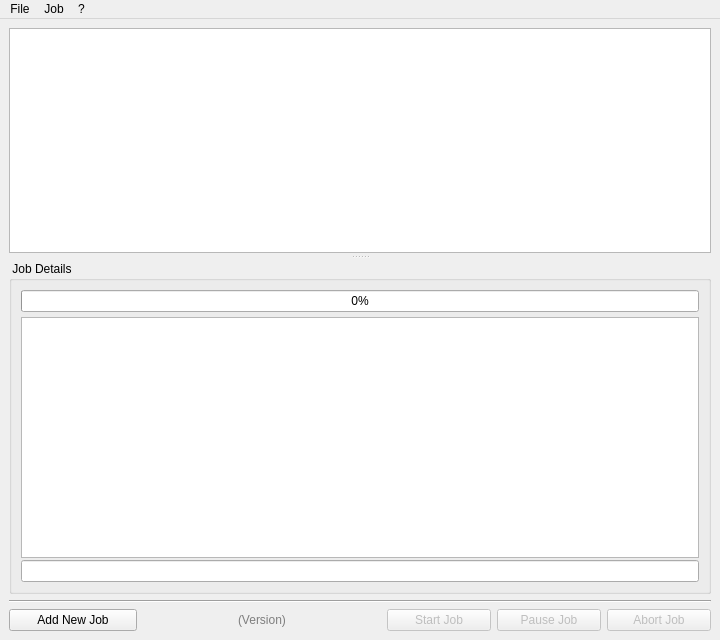
<?xml version="1.0" encoding="UTF-8"?>
<ui version="4.0">
 <class>MainWindow</class>
 <widget class="QMainWindow" name="MainWindow">
  <property name="geometry">
   <rect>
    <x>0</x>
    <y>0</y>
    <width>720</width>
    <height>640</height>
   </rect>
  </property>
  <property name="windowTitle">
   <string>Simple x264 Launcher</string>
  </property>
  <widget class="QWidget" name="centralwidget">
   <layout class="QVBoxLayout" name="verticalLayout">
    <item>
     <widget class="QSplitter" name="splitter">
      <property name="orientation">
       <enum>Qt::Vertical</enum>
      </property>
      <property name="opaqueResize">
       <bool>false</bool>
      </property>
      <property name="handleWidth">
       <number>8</number>
      </property>
      <property name="childrenCollapsible">
       <bool>false</bool>
      </property>
      <widget class="QTableView" name="jobsView">
       <property name="focusPolicy">
        <enum>Qt::StrongFocus</enum>
       </property>
       <property name="contextMenuPolicy">
        <enum>Qt::ActionsContextMenu</enum>
       </property>
       <property name="alternatingRowColors">
        <bool>false</bool>
       </property>
       <property name="selectionMode">
        <enum>QAbstractItemView::SingleSelection</enum>
       </property>
       <property name="selectionBehavior">
        <enum>QAbstractItemView::SelectRows</enum>
       </property>
       <property name="wordWrap">
        <bool>false</bool>
       </property>
       <property name="cornerButtonEnabled">
        <bool>false</bool>
       </property>
       <attribute name="horizontalHeaderVisible">
        <bool>true</bool>
       </attribute>
       <attribute name="horizontalHeaderHighlightSections">
        <bool>false</bool>
       </attribute>
       <attribute name="verticalHeaderVisible">
        <bool>false</bool>
       </attribute>
      </widget>
      <widget class="QGroupBox" name="groupBox">
       <property name="title">
        <string> Job Details </string>
       </property>
       <layout class="QVBoxLayout" name="verticalLayout_2">
        <property name="spacing">
         <number>2</number>
        </property>
        <item>
         <widget class="QProgressBar" name="progressBar">
          <property name="mouseTracking">
           <bool>false</bool>
          </property>
          <property name="focusPolicy">
           <enum>Qt::StrongFocus</enum>
          </property>
          <property name="value">
           <number>0</number>
          </property>
          <property name="alignment">
           <set>Qt::AlignCenter</set>
          </property>
         </widget>
        </item>
        <item>
         <spacer name="verticalSpacer">
          <property name="orientation">
           <enum>Qt::Vertical</enum>
          </property>
          <property name="sizeType">
           <enum>QSizePolicy::Fixed</enum>
          </property>
          <property name="sizeHint" stdset="0">
           <size>
            <width>20</width>
            <height>3</height>
           </size>
          </property>
         </spacer>
        </item>
        <item>
         <widget class="QListView" name="logView">
          <property name="font">
           <font>
            <family>Lucida Console</family>
           </font>
          </property>
          <property name="contextMenuPolicy">
           <enum>Qt::ActionsContextMenu</enum>
          </property>
          <property name="horizontalScrollBarPolicy">
           <enum>Qt::ScrollBarAlwaysOff</enum>
          </property>
          <property name="selectionMode">
           <enum>QAbstractItemView::NoSelection</enum>
          </property>
          <property name="selectionBehavior">
           <enum>QAbstractItemView::SelectRows</enum>
          </property>
         </widget>
        </item>
        <item>
         <widget class="QLineEdit" name="editDetails">
          <property name="font">
           <font>
            <weight>75</weight>
            <bold>true</bold>
           </font>
          </property>
          <property name="readOnly">
           <bool>true</bool>
          </property>
         </widget>
        </item>
       </layout>
      </widget>
     </widget>
    </item>
    <item>
     <widget class="QFrame" name="frame">
      <property name="frameShape">
       <enum>QFrame::HLine</enum>
      </property>
      <property name="frameShadow">
       <enum>QFrame::Sunken</enum>
      </property>
     </widget>
    </item>
    <item>
     <layout class="QHBoxLayout" name="horizontalLayout">
      <item>
       <widget class="QPushButton" name="buttonAddJob">
        <property name="minimumSize">
         <size>
          <width>128</width>
          <height>0</height>
         </size>
        </property>
        <property name="text">
         <string>Add New Job</string>
        </property>
        <property name="icon">
         <iconset resource="../res/resources.qrc">
          <normaloff>:/buttons/add.png</normaloff>:/buttons/add.png</iconset>
        </property>
       </widget>
      </item>
      <item>
       <spacer name="horizontalSpacer">
        <property name="orientation">
         <enum>Qt::Horizontal</enum>
        </property>
        <property name="sizeHint" stdset="0">
         <size>
          <width>40</width>
          <height>20</height>
         </size>
        </property>
       </spacer>
      </item>
      <item>
       <widget class="QLabel" name="labelBuildDate">
        <property name="palette">
         <palette>
          <active>
           <colorrole role="WindowText">
            <brush brushstyle="SolidPattern">
             <color alpha="255">
              <red>126</red>
              <green>126</green>
              <blue>126</blue>
             </color>
            </brush>
           </colorrole>
          </active>
          <inactive>
           <colorrole role="WindowText">
            <brush brushstyle="SolidPattern">
             <color alpha="255">
              <red>126</red>
              <green>126</green>
              <blue>126</blue>
             </color>
            </brush>
           </colorrole>
          </inactive>
          <disabled>
           <colorrole role="WindowText">
            <brush brushstyle="SolidPattern">
             <color alpha="255">
              <red>120</red>
              <green>120</green>
              <blue>120</blue>
             </color>
            </brush>
           </colorrole>
          </disabled>
         </palette>
        </property>
        <property name="cursor">
         <cursorShape>WhatsThisCursor</cursorShape>
        </property>
        <property name="text">
         <string>(Version)</string>
        </property>
       </widget>
      </item>
      <item>
       <spacer name="horizontalSpacer_2">
        <property name="orientation">
         <enum>Qt::Horizontal</enum>
        </property>
        <property name="sizeHint" stdset="0">
         <size>
          <width>40</width>
          <height>20</height>
         </size>
        </property>
       </spacer>
      </item>
      <item>
       <widget class="QPushButton" name="buttonStartJob">
        <property name="enabled">
         <bool>false</bool>
        </property>
        <property name="minimumSize">
         <size>
          <width>104</width>
          <height>0</height>
         </size>
        </property>
        <property name="text">
         <string>Start Job</string>
        </property>
        <property name="icon">
         <iconset resource="../res/resources.qrc">
          <normaloff>:/buttons/play_big.png</normaloff>:/buttons/play_big.png</iconset>
        </property>
       </widget>
      </item>
      <item>
       <widget class="QPushButton" name="buttonPauseJob">
        <property name="enabled">
         <bool>false</bool>
        </property>
        <property name="minimumSize">
         <size>
          <width>104</width>
          <height>0</height>
         </size>
        </property>
        <property name="text">
         <string>Pause Job</string>
        </property>
        <property name="icon">
         <iconset resource="../res/resources.qrc">
          <normaloff>:/buttons/pause.png</normaloff>:/buttons/pause.png</iconset>
        </property>
        <property name="checkable">
         <bool>true</bool>
        </property>
       </widget>
      </item>
      <item>
       <widget class="QPushButton" name="buttonAbortJob">
        <property name="enabled">
         <bool>false</bool>
        </property>
        <property name="minimumSize">
         <size>
          <width>104</width>
          <height>0</height>
         </size>
        </property>
        <property name="text">
         <string>Abort Job</string>
        </property>
        <property name="icon">
         <iconset resource="../res/resources.qrc">
          <normaloff>:/buttons/cancel.png</normaloff>:/buttons/cancel.png</iconset>
        </property>
       </widget>
      </item>
     </layout>
    </item>
   </layout>
  </widget>
  <widget class="QMenuBar" name="menubar">
   <property name="geometry">
    <rect>
     <x>0</x>
     <y>0</y>
     <width>720</width>
     <height>21</height>
    </rect>
   </property>
   <widget class="QMenu" name="menuFile">
    <property name="title">
     <string>File</string>
    </property>
    <addaction name="actionOpen"/>
    <addaction name="separator"/>
    <addaction name="actionPreferences"/>
    <addaction name="separator"/>
    <addaction name="actionExit"/>
   </widget>
   <widget class="QMenu" name="menu">
    <property name="title">
     <string>?</string>
    </property>
    <widget class="QMenu" name="menuDownloadX264">
     <property name="title">
      <string>Download x264 Binaries</string>
     </property>
     <property name="icon">
      <iconset resource="../res/resources.qrc">
       <normaloff>:/buttons/setup.png</normaloff>:/buttons/setup.png</iconset>
     </property>
     <addaction name="actionWebVideoLAN"/>
     <addaction name="actionWebKomisar"/>
     <addaction name="actionWebJEEB"/>
    </widget>
    <widget class="QMenu" name="menuDownloadAvisynth">
     <property name="title">
      <string>Download Avisynth</string>
     </property>
     <property name="icon">
      <iconset resource="../res/resources.qrc">
       <normaloff>:/buttons/setup.png</normaloff>:/buttons/setup.png</iconset>
     </property>
     <addaction name="actionWebAvisynth32"/>
     <addaction name="actionWebAvisynth64"/>
    </widget>
    <addaction name="actionWebMulder"/>
    <addaction name="actionWebX264"/>
    <addaction name="actionWebSupport"/>
    <addaction name="separator"/>
    <addaction name="menuDownloadX264"/>
    <addaction name="menuDownloadAvisynth"/>
    <addaction name="actionWebVapourSynth"/>
    <addaction name="separator"/>
    <addaction name="actionWebWiki"/>
    <addaction name="actionWebBluRay"/>
    <addaction name="actionWebAvsWiki"/>
    <addaction name="actionWebVapourSynthDocs"/>
    <addaction name="actionWebSecret"/>
    <addaction name="separator"/>
    <addaction name="actionAbout"/>
   </widget>
   <widget class="QMenu" name="menuJob">
    <property name="title">
     <string>Job</string>
    </property>
    <addaction name="actionJob_New"/>
    <addaction name="separator"/>
    <addaction name="actionJob_Start"/>
    <addaction name="actionJob_Pause"/>
    <addaction name="actionJob_Abort"/>
    <addaction name="separator"/>
    <addaction name="actionJob_Browse"/>
    <addaction name="actionJob_Delete"/>
    <addaction name="actionJob_Restart"/>
   </widget>
   <addaction name="menuFile"/>
   <addaction name="menuJob"/>
   <addaction name="menu"/>
  </widget>
  <action name="actionExit">
   <property name="icon">
    <iconset resource="../res/resources.qrc">
     <normaloff>:/buttons/door_in.png</normaloff>:/buttons/door_in.png</iconset>
   </property>
   <property name="text">
    <string>Exit</string>
   </property>
  </action>
  <action name="actionAbout">
   <property name="icon">
    <iconset resource="../res/resources.qrc">
     <normaloff>:/buttons/information.png</normaloff>:/buttons/information.png</iconset>
   </property>
   <property name="text">
    <string>About...</string>
   </property>
  </action>
  <action name="actionWebMulder">
   <property name="icon">
    <iconset resource="../res/resources.qrc">
     <normaloff>:/buttons/world_link.png</normaloff>:/buttons/world_link.png</iconset>
   </property>
   <property name="text">
    <string>MuldeR's Web-Site</string>
   </property>
  </action>
  <action name="actionWebX264">
   <property name="icon">
    <iconset resource="../res/resources.qrc">
     <normaloff>:/buttons/x264.png</normaloff>:/buttons/x264.png</iconset>
   </property>
   <property name="text">
    <string>Official x264 Web-Site</string>
   </property>
  </action>
  <action name="actionWebKomisar">
   <property name="icon">
    <iconset resource="../res/resources.qrc">
     <normaloff>:/buttons/world_link.png</normaloff>:/buttons/world_link.png</iconset>
   </property>
   <property name="text">
    <string>Komisar's Web-Site</string>
   </property>
  </action>
  <action name="actionWebVideoLAN">
   <property name="icon">
    <iconset resource="../res/resources.qrc">
     <normaloff>:/buttons/world_link.png</normaloff>:/buttons/world_link.png</iconset>
   </property>
   <property name="text">
    <string>VideoLAN Builds</string>
   </property>
  </action>
  <action name="actionWebWiki">
   <property name="icon">
    <iconset resource="../res/resources.qrc">
     <normaloff>:/buttons/book_open.png</normaloff>:/buttons/book_open.png</iconset>
   </property>
   <property name="text">
    <string>MeWiki - x264 Settings</string>
   </property>
  </action>
  <action name="actionWebBluRay">
   <property name="icon">
    <iconset resource="../res/resources.qrc">
     <normaloff>:/buttons/book_open.png</normaloff>:/buttons/book_open.png</iconset>
   </property>
   <property name="text">
    <string>x264 BluRay Authoring</string>
   </property>
  </action>
  <action name="actionJob_New">
   <property name="icon">
    <iconset resource="../res/resources.qrc">
     <normaloff>:/buttons/add.png</normaloff>:/buttons/add.png</iconset>
   </property>
   <property name="text">
    <string>Create Job</string>
   </property>
  </action>
  <action name="actionJob_Start">
   <property name="enabled">
    <bool>false</bool>
   </property>
   <property name="icon">
    <iconset resource="../res/resources.qrc">
     <normaloff>:/buttons/play_big.png</normaloff>:/buttons/play_big.png</iconset>
   </property>
   <property name="text">
    <string>Start Job</string>
   </property>
  </action>
  <action name="actionJob_Abort">
   <property name="enabled">
    <bool>false</bool>
   </property>
   <property name="icon">
    <iconset resource="../res/resources.qrc">
     <normaloff>:/buttons/cancel.png</normaloff>:/buttons/cancel.png</iconset>
   </property>
   <property name="text">
    <string>Abort Job</string>
   </property>
  </action>
  <action name="actionJob_Pause">
   <property name="checkable">
    <bool>true</bool>
   </property>
   <property name="enabled">
    <bool>false</bool>
   </property>
   <property name="icon">
    <iconset resource="../res/resources.qrc">
     <normaloff>:/buttons/pause.png</normaloff>:/buttons/pause.png</iconset>
   </property>
   <property name="text">
    <string>Pause Job</string>
   </property>
  </action>
  <action name="actionPreferences">
   <property name="icon">
    <iconset resource="../res/resources.qrc">
     <normaloff>:/buttons/wrench.png</normaloff>:/buttons/wrench.png</iconset>
   </property>
   <property name="text">
    <string>Preferences</string>
   </property>
  </action>
  <action name="actionJob_Delete">
   <property name="enabled">
    <bool>false</bool>
   </property>
   <property name="icon">
    <iconset resource="../res/resources.qrc">
     <normaloff>:/buttons/trash.png</normaloff>:/buttons/trash.png</iconset>
   </property>
   <property name="text">
    <string>Delete Job</string>
   </property>
  </action>
  <action name="actionJob_Browse">
   <property name="enabled">
    <bool>false</bool>
   </property>
   <property name="icon">
    <iconset resource="../res/resources.qrc">
     <normaloff>:/buttons/folder_magnify.png</normaloff>:/buttons/folder_magnify.png</iconset>
   </property>
   <property name="text">
    <string>Explore Job</string>
   </property>
  </action>
  <action name="actionWebAvisynth32">
   <property name="icon">
    <iconset resource="../res/resources.qrc">
     <normaloff>:/buttons/world_link.png</normaloff>:/buttons/world_link.png</iconset>
   </property>
   <property name="text">
    <string>32-Bit Avisynth (Stable)</string>
   </property>
  </action>
  <action name="actionWebAvisynth64">
   <property name="icon">
    <iconset resource="../res/resources.qrc">
     <normaloff>:/buttons/world_link.png</normaloff>:/buttons/world_link.png</iconset>
   </property>
   <property name="text">
    <string>64-Bit Avisynth (Experimental)</string>
   </property>
  </action>
  <action name="actionWebJEEB">
   <property name="icon">
    <iconset resource="../res/resources.qrc">
     <normaloff>:/buttons/world_link.png</normaloff>:/buttons/world_link.png</iconset>
   </property>
   <property name="text">
    <string>JEEB's Web-Site</string>
   </property>
  </action>
  <action name="actionWebSecret">
   <property name="icon">
    <iconset resource="../res/resources.qrc">
     <normaloff>:/buttons/book_open.png</normaloff>:/buttons/book_open.png</iconset>
   </property>
   <property name="text">
    <string>Secret Recipe - Shush!</string>
   </property>
  </action>
  <action name="actionWebAvsWiki">
   <property name="icon">
    <iconset resource="../res/resources.qrc">
     <normaloff>:/buttons/book_open.png</normaloff>:/buttons/book_open.png</iconset>
   </property>
   <property name="text">
    <string>Avisynth Usage Wiki</string>
   </property>
  </action>
  <action name="actionJob_Restart">
   <property name="enabled">
    <bool>false</bool>
   </property>
   <property name="icon">
    <iconset resource="../res/resources.qrc">
     <normaloff>:/buttons/restart.png</normaloff>:/buttons/restart.png</iconset>
   </property>
   <property name="text">
    <string>Restart Job</string>
   </property>
  </action>
  <action name="actionWebSupport">
   <property name="icon">
    <iconset resource="../res/resources.qrc">
     <normaloff>:/buttons/group.png</normaloff>:/buttons/group.png</iconset>
   </property>
   <property name="text">
    <string>Help and Support</string>
   </property>
  </action>
  <action name="actionOpen">
   <property name="icon">
    <iconset resource="../res/resources.qrc">
     <normaloff>:/buttons/folder_add.png</normaloff>:/buttons/folder_add.png</iconset>
   </property>
   <property name="text">
    <string>Open...</string>
   </property>
  </action>
  <action name="actionDownload_Avisynth">
   <property name="text">
    <string>Download Avisynth</string>
   </property>
  </action>
  <action name="actionUtz">
   <property name="text">
    <string>utz</string>
   </property>
  </action>
  <action name="actionWebVapourSynth">
   <property name="icon">
    <iconset resource="../res/resources.qrc">
     <normaloff>:/buttons/setup.png</normaloff>:/buttons/setup.png</iconset>
   </property>
   <property name="text">
    <string>Download VapourSynth</string>
   </property>
  </action>
  <action name="actionWebVapourSynthDocs">
   <property name="icon">
    <iconset resource="../res/resources.qrc">
     <normaloff>:/buttons/book_open.png</normaloff>:/buttons/book_open.png</iconset>
   </property>
   <property name="text">
    <string>VapourSynth Manual</string>
   </property>
  </action>
 </widget>
 <tabstops>
  <tabstop>buttonAddJob</tabstop>
  <tabstop>buttonStartJob</tabstop>
  <tabstop>buttonAbortJob</tabstop>
  <tabstop>jobsView</tabstop>
  <tabstop>logView</tabstop>
  <tabstop>editDetails</tabstop>
 </tabstops>
 <resources>
  <include location="../res/resources.qrc"/>
 </resources>
 <connections>
  <connection>
   <sender>actionExit</sender>
   <signal>triggered()</signal>
   <receiver>MainWindow</receiver>
   <slot>close()</slot>
   <hints>
    <hint type="sourcelabel">
     <x>-1</x>
     <y>-1</y>
    </hint>
    <hint type="destinationlabel">
     <x>399</x>
     <y>299</y>
    </hint>
   </hints>
  </connection>
  <connection>
   <sender>actionJob_New</sender>
   <signal>triggered()</signal>
   <receiver>buttonAddJob</receiver>
   <slot>click()</slot>
   <hints>
    <hint type="sourcelabel">
     <x>-1</x>
     <y>-1</y>
    </hint>
    <hint type="destinationlabel">
     <x>73</x>
     <y>617</y>
    </hint>
   </hints>
  </connection>
  <connection>
   <sender>actionJob_Start</sender>
   <signal>triggered()</signal>
   <receiver>buttonStartJob</receiver>
   <slot>click()</slot>
   <hints>
    <hint type="sourcelabel">
     <x>-1</x>
     <y>-1</y>
    </hint>
    <hint type="destinationlabel">
     <x>547</x>
     <y>617</y>
    </hint>
   </hints>
  </connection>
  <connection>
   <sender>actionJob_Abort</sender>
   <signal>triggered()</signal>
   <receiver>buttonAbortJob</receiver>
   <slot>click()</slot>
   <hints>
    <hint type="sourcelabel">
     <x>-1</x>
     <y>-1</y>
    </hint>
    <hint type="destinationlabel">
     <x>657</x>
     <y>617</y>
    </hint>
   </hints>
  </connection>
  <connection>
   <sender>actionJob_Pause</sender>
   <signal>toggled(bool)</signal>
   <receiver>buttonPauseJob</receiver>
   <slot>setChecked(bool)</slot>
   <hints>
    <hint type="sourcelabel">
     <x>-1</x>
     <y>-1</y>
    </hint>
    <hint type="destinationlabel">
     <x>547</x>
     <y>617</y>
    </hint>
   </hints>
  </connection>
 </connections>
</ui>
